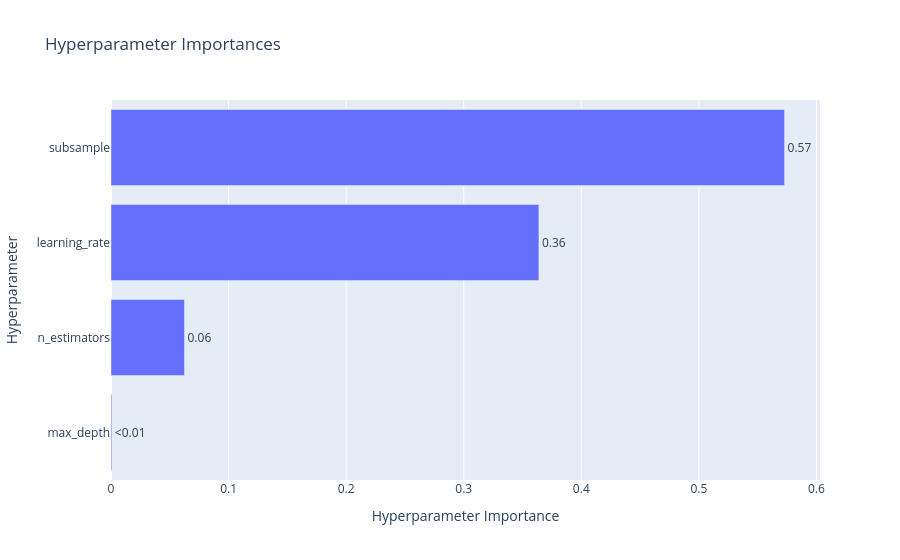

Here is the notebook cell this chart was saved with:
### Code cell
# Plot parameter importances
plot_param_importances(study)

### Figure 1 — Plotly figure (JSON) as saved in the notebook; plotly's stock layout.template omitted (floating-point values rounded to 4 significant figures)
{"data": [{"cliponaxis": false, "hovertemplate": ["max_depth (IntDistribution): 0.0007184876742849478<extra></extra>", "n_estimators (IntDistribution): 0.062490245191826894<extra></extra>", "learning_rate (FloatDistribution): 0.36392592191243917<extra></extra>", "subsample (FloatDistribution): 0.572865345221449<extra></extra>"], "name": "Objective Value", "orientation": "h", "text": ["<0.01", "0.06", "0.36", "0.57"], "textposition": "outside", "type": "bar", "x": [0.0007185, 0.06249, 0.3639, 0.5729], "y": ["max_depth", "n_estimators", "learning_rate", "subsample"]}], "layout": {"title": {"text": "Hyperparameter Importances"}, "xaxis": {"title": {"text": "Hyperparameter Importance"}}, "yaxis": {"title": {"text": "Hyperparameter"}}}}
